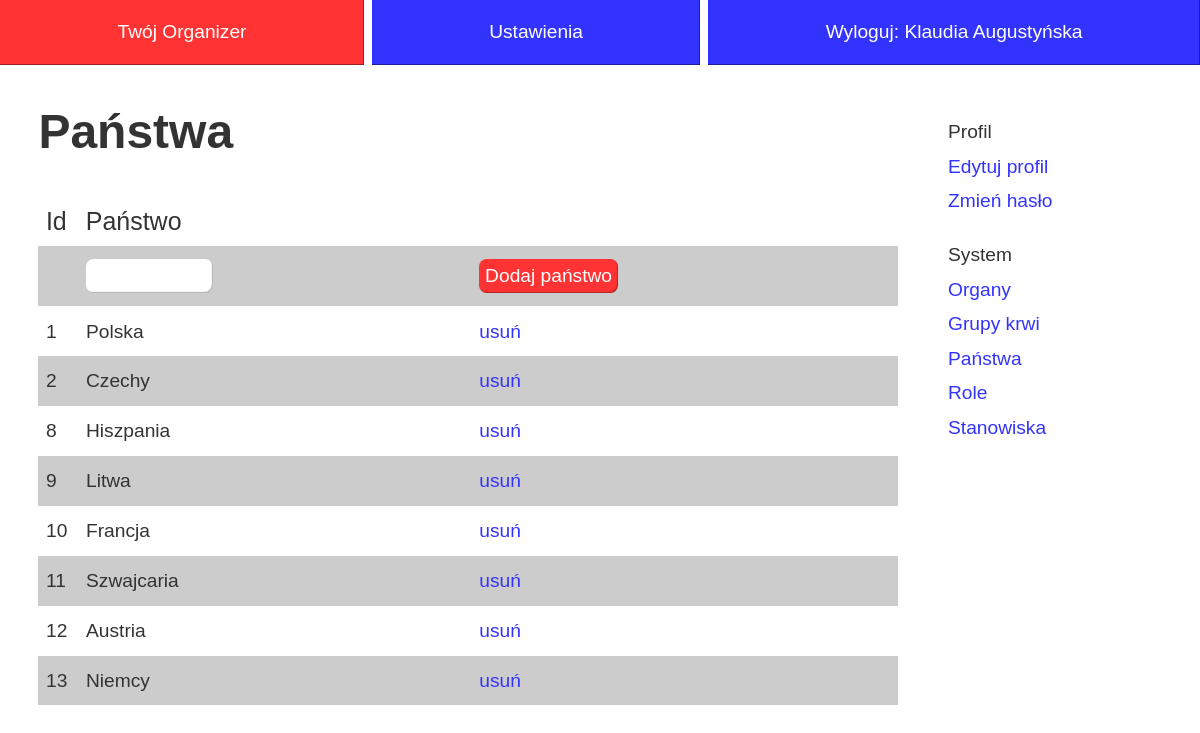
Page /index.php?id=ustawienia&set=panstwa (signed in) on the committed database.
### tables this page shows
CREATE TABLE IF NOT EXISTS `panstwa` (
  `id` int(11) NOT NULL AUTO_INCREMENT,
  `panstwo` varchar(100) NOT NULL,
  PRIMARY KEY (`id`)
);

### src/panstwa.php (called while the page is built, shortened)
<?php
class Panstwa {
	static public function GetAll() {
		global $mysqli;
		$result = $mysqli->query("
			SELECT *
			FROM panstwa
		");
		if ($result->num_rows > 0) {
			$tablica  = array();
			while ($row = $result->fetch_assoc())
				$tablica[] = $row;
			return $tablica;
		}
		return NULL;
	}
}
?>

### pages/set/panstwa.php (the view, shortened to what this page needs)
	<article>
		<h1>Państwa</h1>
<?php
include_once("src/panstwa.php");
$panstwa = Panstwa::GetAll();
?>
<form action="" method="post" class="blank">
		<table>
			<thead>
				<tr>
					<td class="id">Id</td>
					<td colspan="2">Państwo</td>
				</tr>
			</thead>
			<tbody>
                                <tr class="nohover">
                                    <td></td>
                                    <td><input type="text" name="panstwo" /></td>
                                    <td>
                                        <input type="submit" name="dodaj" value="Dodaj państwo" /></td>
                                </tr>
<?php
	foreach ($panstwa as $g) {
?>
				<tr>
					<td><?=$g['id']?></td>
                                        <td><?=$g['panstwo']?></td>
                                        <td><a  class="usun"  href="?id=ustawienia&amp;set=panstwa&amp;ktore=<?=$g['id']?>&amp;metoda=usun">usuń</a></td>
				</tr>
<?php
	}
?>
			</tbody>
		</table>
		</form>

### style.css (style rules this page uses)
* { margin:0; padding:0 }
a { text-decoration:none }
html { font-family: sans-serif; font-size: 1.2em; line-height: 1.8em;color:#333;overflow-y:scroll }
#content article { display:block;padding:2em; padding-top:0 }
#content h1 { font-size: 2.5em; margin-bottom:1em }
table { width:100%;border-collapse:collapse;line-height:1.2em }
thead { font-weight:normal; font-size:1.3em; }
thead td { padding:.5em .3em }
tbody td { padding:.7em .4em }
tbody tr:nth-child(2n+1) { background: #ccc; }
.nohover td { background: #ccc !important; color: inherit !important }
#content a { color:#3333ff; }
.blank input[type=text], .blank input[type=number] { background:#fff; border:0; font-size: inherit; padding: .3em;width:6em;box-shadow:inset -1px -1px 1px rgba(0,0,0,.3);border-radius:.4em; }
.blank input[type=submit] { background:#ff3333;color:#fff;border:0; font-size: inherit; padding: .3em;cursor:pointer; box-shadow:inset -1px -1px 1px rgba(0,0,0,.3);border-radius:.4em }
.id { width:1em }

### rows in the picture
panstwa: id "1", panstwo "Polska"
panstwa: id "2", panstwo "Czechy"
panstwa: id "8", panstwo "Hiszpania"
panstwa: id "9", panstwo "Litwa"
panstwa: id "10", panstwo "Francja"
panstwa: id "11", panstwo "Szwajcaria"
panstwa: id "12", panstwo "Austria"
panstwa: id "13", panstwo "Niemcy"

### other values in the picture
$_SESSION['user']->imie "Klaudia"
$_SESSION['user']->nazwisko "Augustyńska"
